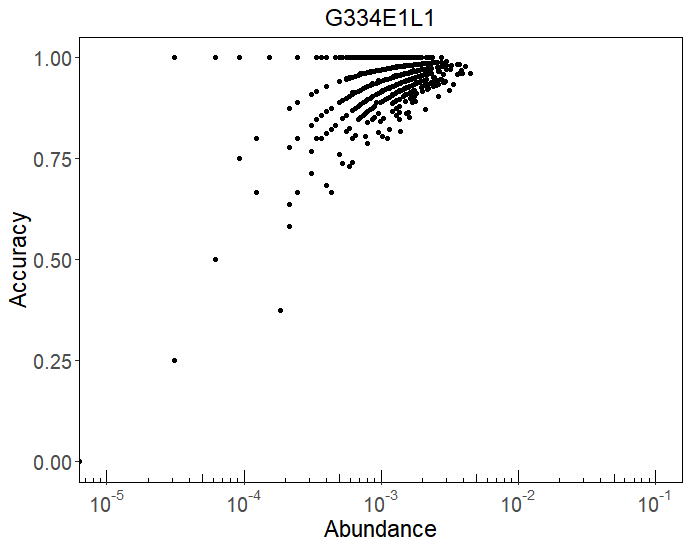

Write R code to recreate this figure.
setwd("C:\\Users\\cy006\\Nutstore\\.nutstore_c2hpeWlAcm9vdHBhdGhneC5jb20=\\DuShiYi\\P0033-SnS-Gen3p1_BkBdWv4\\20201126_SnS_withUMI_N8\\G330-G334_corrected_REF\\UMI3")
list.files()
data = read.table("G333E1L1.pair.acc_freq_UMI3_CR001004sp18_PD1pos.txt",header = T)
data2 = read.table("G334E1L1.pair.acc_freq_UMI3_CR001004sp19_PD1pos.txt",header = T)
head(data2)
library(ggplot2)

theme_x_axis = theme(
  axis.text.x = element_text(size = 15),
  axis.text.y = element_text(size = 15),
)
common_themes = theme(plot.title = element_text(size = 17, hjust = 0.5),
                      panel.grid.major = element_line(colour = NA), # 去掉网格线
                      panel.background = element_blank(), # 去掉背景
                      panel.grid.major.x = element_line(),  # 横向网格线linetype=2,xuxian
                      panel.grid.major.y = element_line(), # 纵向网格线
                      panel.border = element_rect(fill=NA), # 边框
                      axis.line = element_line(), # 坐标轴线
                      axis.title = element_text(size = 17),
                      legend.title = element_blank(),
                      legend.position = c(0.95,0.95), # bottom, right, 'left'
                      legend.background = element_rect(colour = NA, fill = NA),
)

# fig1
ggplot(data,aes(x=perfect_freq,y=CDR3_acc,base=10)) + geom_point() +
  theme_x_axis +
  common_themes +
  xlab("Abundance") +
  ylab("Accuracy") +
  scale_x_log10(
    breaks = scales::trans_breaks("log10", function(x) 10^x),
    labels = scales::trans_format("log10", scales::math_format(10^.x)),
    limits = c(1e-5,1e-1),
  ) +
  scale_y_continuous()+
  ggtitle("G333E1L1")+ 
  annotation_logticks(sides = "b")

# fig2:
ggplot(data2,aes(x=perfect_freq,y=CDR3_acc,base=10)) + geom_point() +
  theme_x_axis +
  common_themes +
  xlab("Abundance") +
  ylab("Accuracy") +
  scale_x_log10(
    breaks = scales::trans_breaks("log10", function(x) 10^x),
    labels = scales::trans_format("log10", scales::math_format(10^.x)),
    limits = c(1e-5,1e-1),
  ) +
  scale_y_continuous(
  ) +
  # scale_y_continuous(breaks = seq(0,1,0.25)) + 
  ggtitle("G334E1L1") +
  annotation_logticks(sides = "b") # containing any of "trbl", for top, right, bottom, and left.
